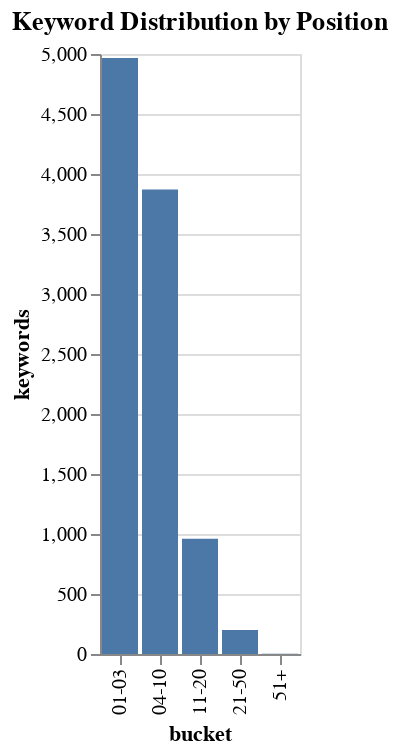

Write a Vega-Lite specification for this figure.
### Vega-Lite specification from a JSON file in a GitHub repository (floating-point values rounded to 4 significant figures)
{"$schema": "https://vega.github.io/schema/vega-lite/v5.json", "description": "Keyword Distribution by Position", "data": {"values": [{"bucket": "01-03", "keywords": 4967}, {"bucket": "04-10", "keywords": 3871}, {"bucket": "11-20", "keywords": 960}, {"bucket": "21-50", "keywords": 200}, {"bucket": "51+", "keywords": 2}]}, "mark": {"type": "bar", "tooltip": true}, "encoding": {"x": {"field": "bucket", "type": "nominal", "sort": null}, "y": {"field": "keywords", "type": "quantitative"}}, "title": "Keyword Distribution by Position"}
